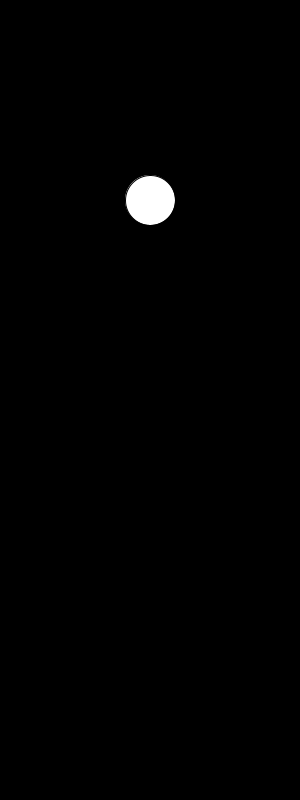
Frame 1 (no input)
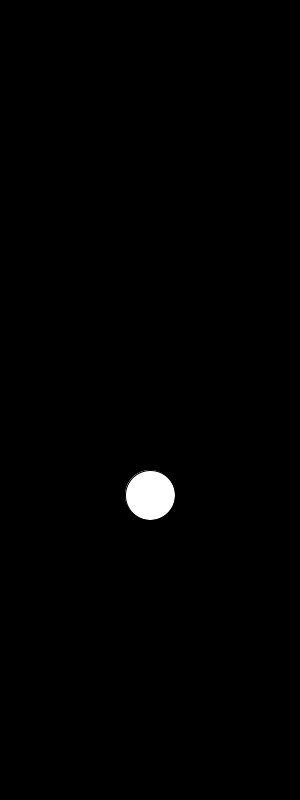
Frame 60 (the mouse pressed at the canvas centre just before this capture)
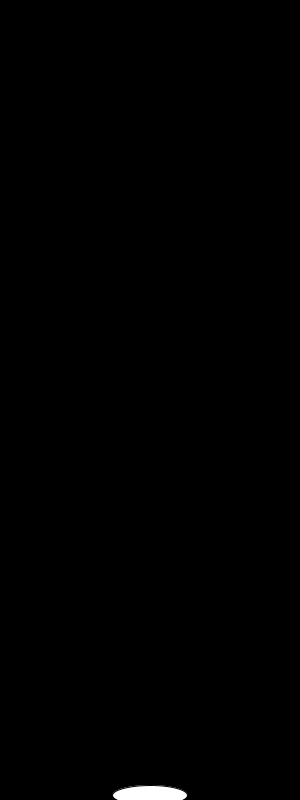
Frame 120 (the mouse held since frame 60 and released just before this capture)

The Processing sketch that drew these frames (run headless with seeded random() and noise(); from frame 60 on, the mouse is pressed at the canvas centre):

// Processing sketch: bouncingballinclass
// ── bouncingballinclass.pde
int y, ySpeed, w, h;

void setup() {
  size(300, 800);
  y = 200;
  w = 50;
  h = 50;
  ySpeed = 5;
}

void draw() {
  background(0);
  ellipse(width/2, y, w, h);

  y= y + ySpeed;
  
  if(y>height || y < 200){
    ySpeed = ySpeed * -1;
  }
  if(y>700){
  w = 75;
  h = 20;
  }else{
  w = 50;
  h = 50;
  }
}
